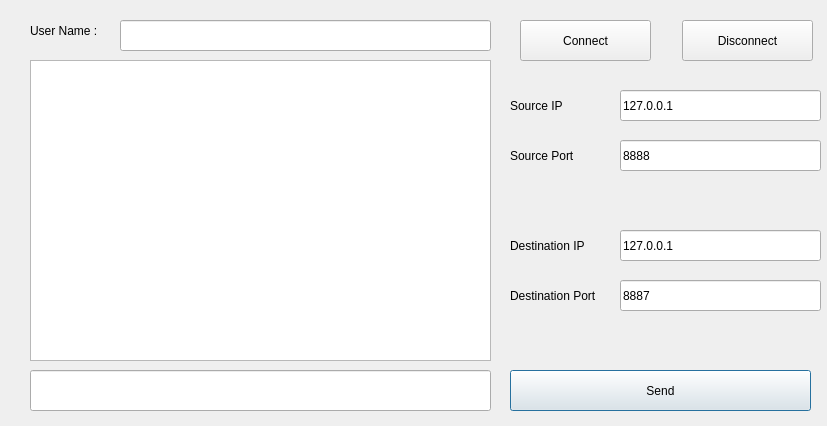
<?xml version="1.0" encoding="UTF-8"?>
<ui version="4.0">
 <class>ChatPanel</class>
 <widget class="QDialog" name="ChatPanel">
  <property name="geometry">
   <rect>
    <x>0</x>
    <y>0</y>
    <width>827</width>
    <height>426</height>
   </rect>
  </property>
  <property name="windowTitle">
   <string>ChatPanel</string>
  </property>
  <widget class="QLabel" name="label">
   <property name="geometry">
    <rect>
     <x>30</x>
     <y>20</y>
     <width>101</width>
     <height>21</height>
    </rect>
   </property>
   <property name="text">
    <string>User Name : </string>
   </property>
  </widget>
  <widget class="QLineEdit" name="userName">
   <property name="geometry">
    <rect>
     <x>120</x>
     <y>20</y>
     <width>371</width>
     <height>31</height>
    </rect>
   </property>
  </widget>
  <widget class="QTextEdit" name="chat">
   <property name="geometry">
    <rect>
     <x>30</x>
     <y>60</y>
     <width>461</width>
     <height>301</height>
    </rect>
   </property>
  </widget>
  <widget class="QLineEdit" name="chatField">
   <property name="geometry">
    <rect>
     <x>30</x>
     <y>370</y>
     <width>461</width>
     <height>41</height>
    </rect>
   </property>
  </widget>
  <widget class="QPushButton" name="sendButton">
   <property name="geometry">
    <rect>
     <x>510</x>
     <y>370</y>
     <width>301</width>
     <height>41</height>
    </rect>
   </property>
   <property name="text">
    <string>Send</string>
   </property>
  </widget>
  <widget class="QLineEdit" name="sourceIP">
   <property name="geometry">
    <rect>
     <x>620</x>
     <y>90</y>
     <width>201</width>
     <height>31</height>
    </rect>
   </property>
   <property name="text">
    <string>127.0.0.1</string>
   </property>
  </widget>
  <widget class="QLineEdit" name="sourcePort">
   <property name="geometry">
    <rect>
     <x>620</x>
     <y>140</y>
     <width>201</width>
     <height>31</height>
    </rect>
   </property>
   <property name="text">
    <string>8888</string>
   </property>
  </widget>
  <widget class="QLineEdit" name="destIP">
   <property name="geometry">
    <rect>
     <x>620</x>
     <y>230</y>
     <width>201</width>
     <height>31</height>
    </rect>
   </property>
   <property name="text">
    <string>127.0.0.1</string>
   </property>
  </widget>
  <widget class="QLineEdit" name="destPort">
   <property name="geometry">
    <rect>
     <x>620</x>
     <y>280</y>
     <width>201</width>
     <height>31</height>
    </rect>
   </property>
   <property name="text">
    <string>8887</string>
   </property>
  </widget>
  <widget class="QLabel" name="label_2">
   <property name="geometry">
    <rect>
     <x>510</x>
     <y>90</y>
     <width>101</width>
     <height>31</height>
    </rect>
   </property>
   <property name="text">
    <string>Source IP</string>
   </property>
  </widget>
  <widget class="QLabel" name="label_3">
   <property name="geometry">
    <rect>
     <x>510</x>
     <y>140</y>
     <width>101</width>
     <height>31</height>
    </rect>
   </property>
   <property name="text">
    <string>Source Port</string>
   </property>
  </widget>
  <widget class="QLabel" name="label_4">
   <property name="geometry">
    <rect>
     <x>510</x>
     <y>230</y>
     <width>101</width>
     <height>31</height>
    </rect>
   </property>
   <property name="text">
    <string>Destination IP</string>
   </property>
  </widget>
  <widget class="QLabel" name="label_5">
   <property name="geometry">
    <rect>
     <x>510</x>
     <y>280</y>
     <width>101</width>
     <height>31</height>
    </rect>
   </property>
   <property name="text">
    <string>Destination Port</string>
   </property>
  </widget>
  <widget class="QPushButton" name="connectButton">
   <property name="geometry">
    <rect>
     <x>520</x>
     <y>20</y>
     <width>131</width>
     <height>41</height>
    </rect>
   </property>
   <property name="text">
    <string>Connect</string>
   </property>
  </widget>
  <widget class="QPushButton" name="disconnectButton">
   <property name="geometry">
    <rect>
     <x>682</x>
     <y>20</y>
     <width>131</width>
     <height>41</height>
    </rect>
   </property>
   <property name="text">
    <string>Disconnect</string>
   </property>
  </widget>
 </widget>
 <layoutdefault spacing="6" margin="11"/>
 <resources/>
 <connections/>
</ui>
